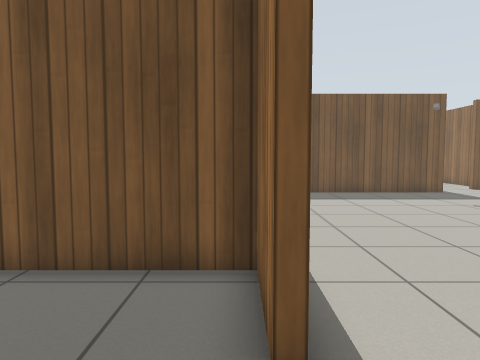
View 1 (above)

20 first-person views from a walk through a world built for the Gazebo simulator. The camera is 0.94 m above the floor, tilts 4° down and sees 70° across. The floor is counted in squares, 0.5 m on a side. Each view is taken from the middle of a square. On the plan, view 1 faces up. The plan holds only what a view shows up to about 17 squares ahead; the rest is blank. Robots are left out. Simple patterns stand in for the simulator's built-in surfaces.

View 2
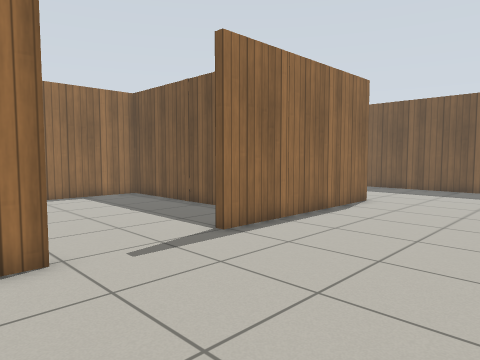

View 3
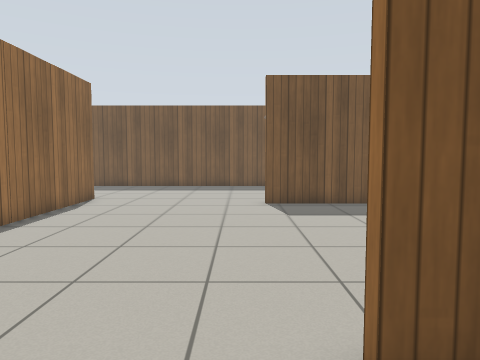

View 4
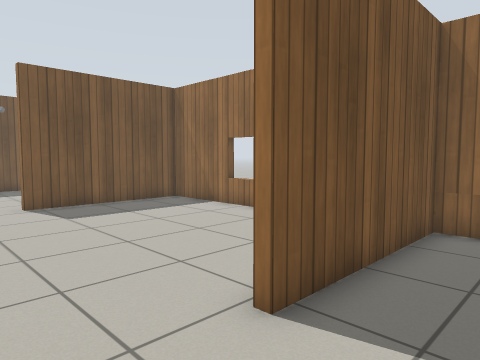

View 5
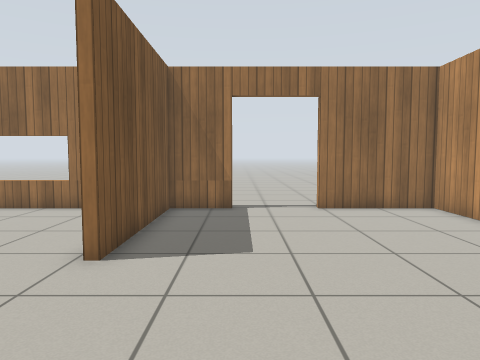

View 6
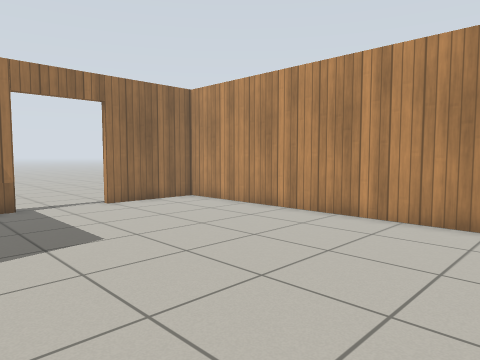

View 7
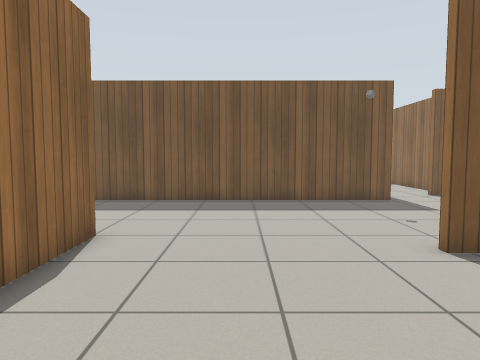

View 8
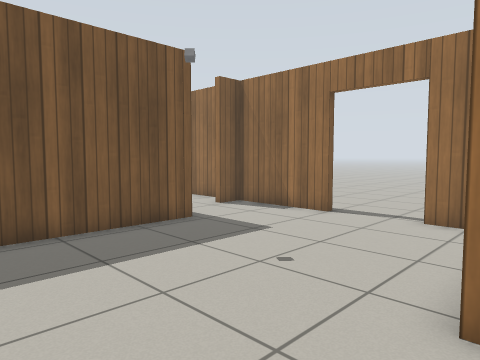

View 9
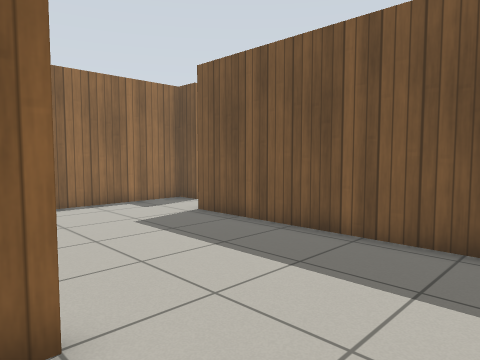

View 10
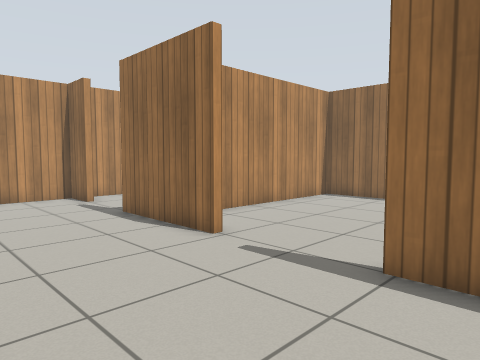

View 11
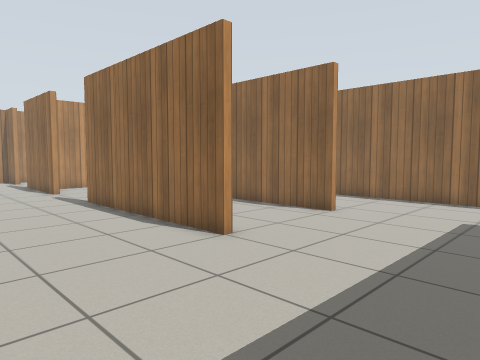

View 12
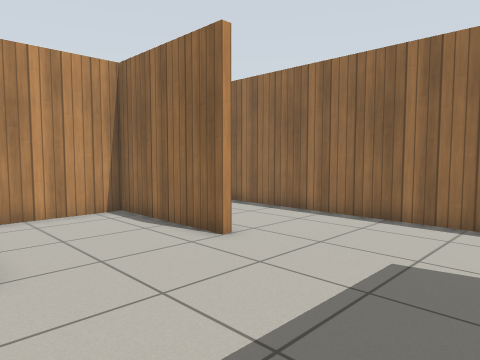

View 13
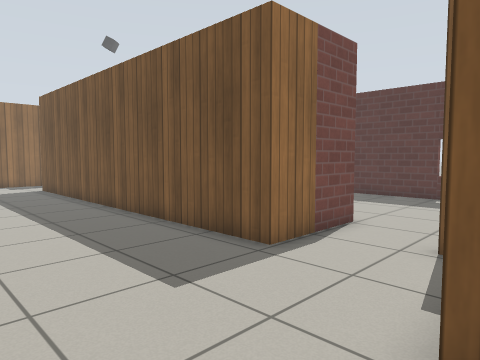

View 14
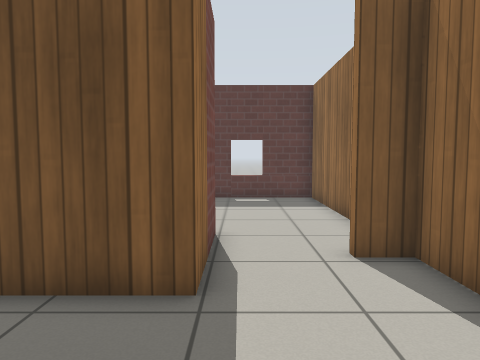

View 15
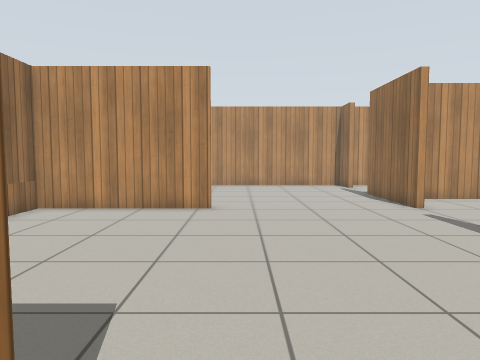

View 16
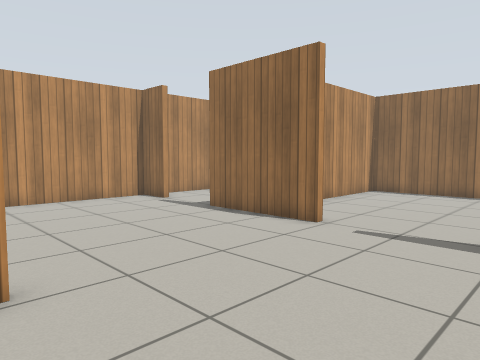

View 17
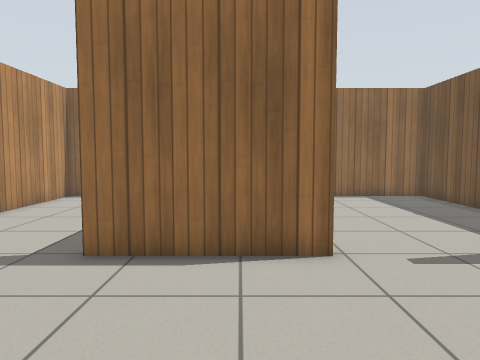

View 18
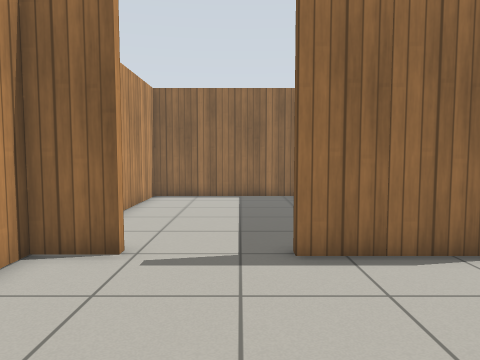

View 19
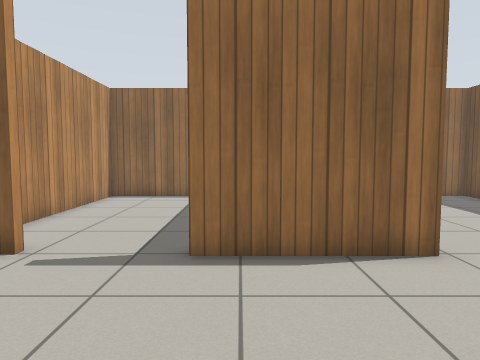

View 20
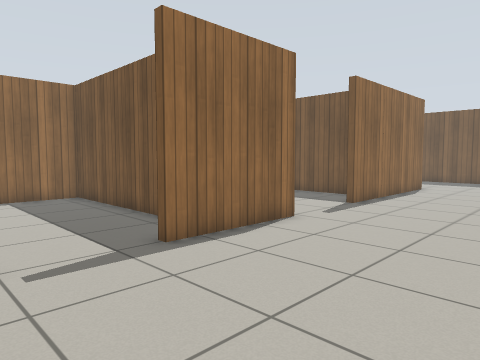

### Floor plan
Points are (right, up) in squares from view 1. A wall is a line through its corners. A room is listed if a view was taken in it or the views show most of it. See-through windows are left out.
Room 1 (view 1)
walls: (0.3, 2.7) (0.3, 5.5) (-9.1, 5.5) (-9.1, -3.9) (-1, -3.9)
ways out: opening at (0, 0.5) to room 2
Room 2 (views 2, 3, 4, 5, 6, 7, 8, 9, 10, 11, 12, 14, 15, 16, 17, 18, 19, 20)
walls: (0.7, 11.1) (0.7, 2.7); (8, -1.2) (14.2, -1.2) (14.2, 9.5) (8, 9.5); (0.2, -1.2) (0.7, -1.2) (0.7, -5.9); (14.2, 11) (14.2, 12.1); (-4.4, 11) (-4.4, 5.8) (-0.9, 5.8); (14.2, 15) (14.2, 19.2) (13.1, 19.2) (13.1, 19.6); (14.2, -3.8) (14.2, -1.5) (8, -1.5); (0.7, -9.3) (0.7, -11) (14.2, -11) (14.2, -6.8); (10.4, 21.2) (10.4, 17.5) (-5.6, 17.5); (-7.9, 19.2) (-9.1, 19.2) (-9.1, 6.4)
ways out: opening at (0, 0.5) to room 1; open door at (14, -5) to room 3; open door at (14, 13.5) to room 3; opening at (0, -7.5) to room 4; opening at (12, 22)
Room 3 (view 13)
walls: (14.6, 15) (14.2, 15); (14.2, -6.8) (14.6, -6.8)
ways out: open door at (14, -5) to room 2; open door at (14, 13.5) to room 2
Room 4 (no view inside)
walls: (-2.4, -4.2) (-9.1, -4.2) (-9.1, -11) (-0.4, -11); (0.7, -5.9) (0.3, -5.9)
ways out: opening at (0, -7.5) to room 2

Where each view was taken, in squares from view 1:
view 1: 0 up, 0 right, facing up
view 2: 3 down, 7 right, facing up-left
view 3: 4 down, 7 right, facing up
view 4: 4 down, 5 right, facing up-right
view 5: 4 down, 2 right, facing right
view 6: 1 down, 1 right, facing down-right
view 7: 3 up, 4 right, facing up
view 8: 9 up, 4 right, facing up-right
view 9: 10 up, 4 right, facing up-left
view 10: 5 up, 6 right, facing down-left
view 11: 17 up, 6 right, facing down-left
view 12: 17 up, 1 right, facing down-left
view 13: 12 up, 15 right, facing up-left
view 14: 13 up, 11 right, facing up
view 15: 11 up, 7 right, facing down
view 16: 4 up, 9 right, facing down-left
view 17: 3 down, 7 right, facing left
view 18: 7 down, 7 right, facing left
view 19: 5 down, 7 right, facing left
view 20: 10 down, 7 right, facing up-left
